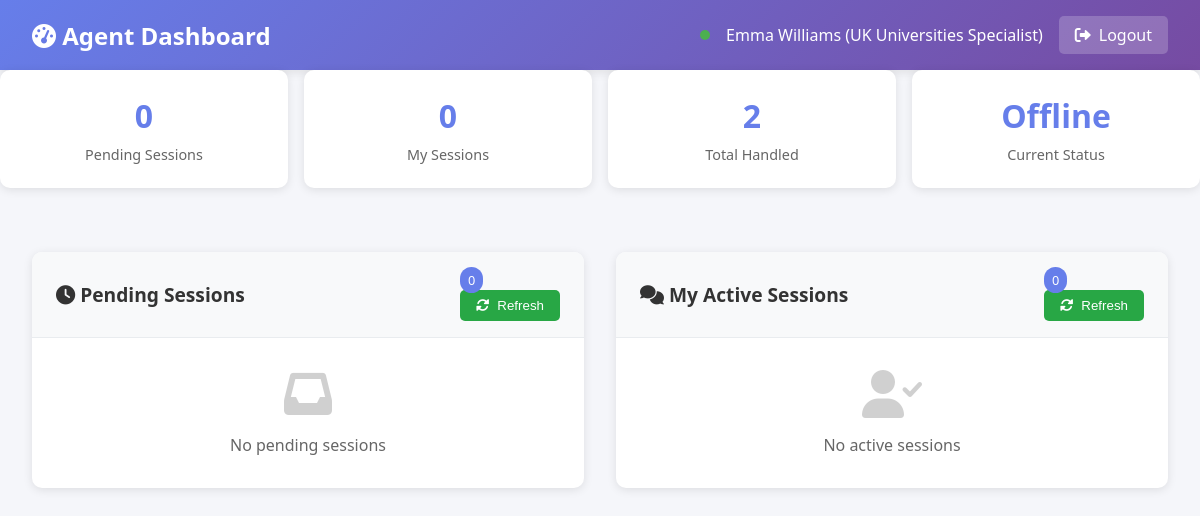
Page /agent/dashboard (signed in) on the earlier database version.
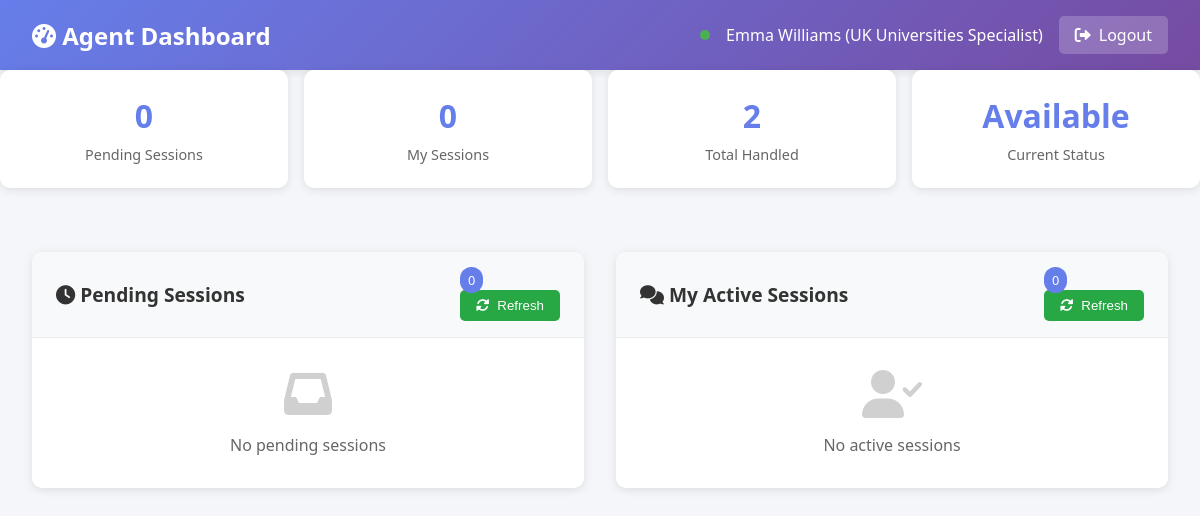
Same page on the later database version.
### human_handoff/models.py (models this page shows, shortened)
class Agent(db.Model):
    __tablename__ = 'agents'
    id = db.Column(db.Integer, primary_key=True)
    agent_id = db.Column(db.String(50), unique=True, nullable=False)
    name = db.Column(db.String(100), nullable=False)
    email = db.Column(db.String(120), unique=True, nullable=False)
    phone = db.Column(db.String(20))
    specialization = db.Column(db.String(100))
    password_hash = db.Column(db.String(255), nullable=True)
    password_set = db.Column(db.Boolean, default=False)  # True if agent has set their password
    status = db.Column(db.String(20), default='available')  # available, busy, offline
    max_concurrent_sessions = db.Column(db.Integer, default=5)
    current_sessions = db.Column(db.Integer, default=0)
    created_at = db.Column(db.DateTime, default=datetime.utcnow)
    last_active = db.Column(db.DateTime, default=datetime.utcnow)
    total_sessions_handled = db.Column(db.Integer, default=0)
    average_response_time = db.Column(db.Integer, default=0)  # in seconds
    is_active = db.Column(db.Boolean, default=True)
    agent_sessions = db.relationship('AgentSession', backref='agent', lazy=True)

### human_handoff/agent_routes.py (the view)
@agent_bp.route('/dashboard')
def dashboard():
    if 'agent_id' not in session:
        return redirect(url_for('agent.agent_login'))
    agent_id = session['agent_id']
    agent = Agent.query.filter_by(agent_id=agent_id).first()
    if not agent:
        return redirect(url_for('agent.agent_login'))
    agent.last_active = datetime.utcnow()
    agent.status = 'available' if agent.current_sessions < agent.max_concurrent_sessions else 'busy'
    db.session.commit()
    pending_sessions = ChatSession.query.filter_by(
        requires_human=True,
        status='escalated',
        assigned_agent_id=None
    ).order_by(ChatSession.escalated_at.desc()).all()
    assigned_sessions = ChatSession.query.filter_by(
        assigned_agent_id=agent.id,
        status='escalated'
    ).order_by(ChatSession.updated_at.desc()).all()
    return render_template('agent/dashboard.html',
                         agent=agent,
                         pending_sessions=pending_sessions,
                         assigned_sessions=assigned_sessions)

### templates/agent/dashboard.html (shortened to what the changed rows need)
<!DOCTYPE html>
<html lang="en">
<head>
    <link href="https://cdnjs.cloudflare.com/ajax/libs/font-awesome/6.0.0/css/all.min.css" rel="stylesheet">
</head>
<body>
    <div class="header">
        <h1><i class="fas fa-tachometer-alt"></i> Agent Dashboard</h1>
        <div class="agent-info">
            <div class="status-indicator"></div>
            <span>{{ agent.name }} ({{ agent.specialization }})</span>
            <a href="/agent/logout" class="logout-btn">
                <i class="fas fa-sign-out-alt"></i> Logout
            </a>
        </div>
    </div>
    <div class="stats-grid">
        <div class="stat-card">
            <div class="stat-value">{{ agent.total_sessions_handled }}</div>
            <div class="stat-label">Total Handled</div>
        </div>
        <div class="stat-card">
            <div class="stat-value">{{ agent.status|title }}</div>
            <div class="stat-label">Current Status</div>
        </div>
    </div>
    <div class="dashboard-container">
        <div class="section">
            <div class="section-header">
                <h2><i class="fas fa-clock"></i> Pending Sessions</h2>
            </div>
        </div>
        <div class="section">
            <div class="section-header">
                <h2><i class="fas fa-comments"></i> My Active Sessions</h2>
            </div>
        </div>
    </div>
</body>
</html>

Differences in the rows shown:
changed Agent "Emma Williams": status "Offline" → "Available"
